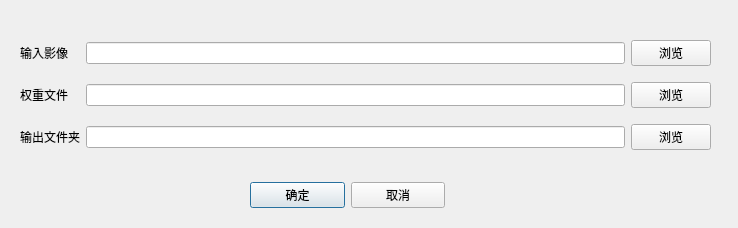
<?xml version="1.0" encoding="UTF-8"?>
<ui version="4.0">
 <class>TargetDet</class>
 <widget class="QDialog" name="TargetDet">
  <property name="geometry">
   <rect>
    <x>0</x>
    <y>0</y>
    <width>738</width>
    <height>228</height>
   </rect>
  </property>
  <property name="windowTitle">
   <string>目标检测</string>
  </property>
  <widget class="QWidget" name="layoutWidget">
   <property name="geometry">
    <rect>
     <x>250</x>
     <y>180</y>
     <width>195</width>
     <height>30</height>
    </rect>
   </property>
   <layout class="QHBoxLayout" name="horizontalLayout">
    <item>
     <widget class="QPushButton" name="okButton">
      <property name="text">
       <string>确定</string>
      </property>
     </widget>
    </item>
    <item>
     <widget class="QPushButton" name="cancelButton">
      <property name="text">
       <string>取消</string>
      </property>
     </widget>
    </item>
   </layout>
  </widget>
  <widget class="QWidget" name="layoutWidget">
   <property name="geometry">
    <rect>
     <x>20</x>
     <y>30</y>
     <width>691</width>
     <height>131</height>
    </rect>
   </property>
   <layout class="QGridLayout" name="gridLayout">
    <item row="1" column="0">
     <widget class="QLabel" name="label_2">
      <property name="text">
       <string>权重文件</string>
      </property>
     </widget>
    </item>
    <item row="1" column="2">
     <widget class="QPushButton" name="pthButton">
      <property name="text">
       <string>浏览</string>
      </property>
     </widget>
    </item>
    <item row="0" column="1">
     <widget class="QLineEdit" name="lineEdit_inputpath"/>
    </item>
    <item row="2" column="1">
     <widget class="QLineEdit" name="lineEdit_outputpath"/>
    </item>
    <item row="2" column="2">
     <widget class="QPushButton" name="output_Button">
      <property name="text">
       <string>浏览</string>
      </property>
     </widget>
    </item>
    <item row="0" column="0">
     <widget class="QLabel" name="label">
      <property name="text">
       <string>输入影像</string>
      </property>
     </widget>
    </item>
    <item row="2" column="0">
     <widget class="QLabel" name="label_3">
      <property name="text">
       <string>输出文件夹</string>
      </property>
     </widget>
    </item>
    <item row="0" column="2">
     <widget class="QPushButton" name="input_Button">
      <property name="text">
       <string>浏览</string>
      </property>
     </widget>
    </item>
    <item row="1" column="1">
     <widget class="QLineEdit" name="lineEdit_pthpath"/>
    </item>
   </layout>
  </widget>
 </widget>
 <resources/>
 <connections/>
</ui>
